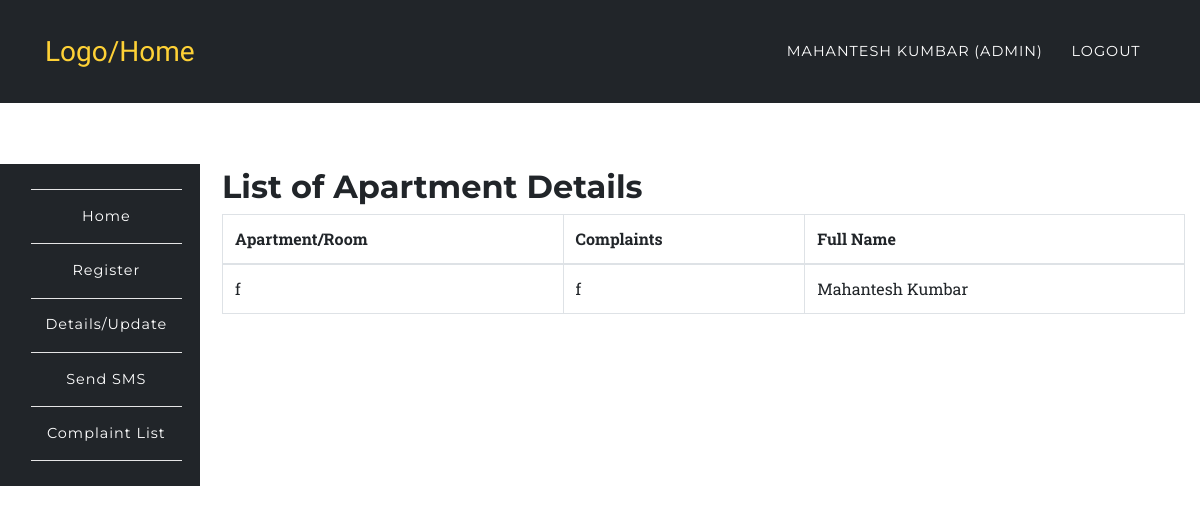
Before: /app/cmplist.php (signed in) with the older database file.
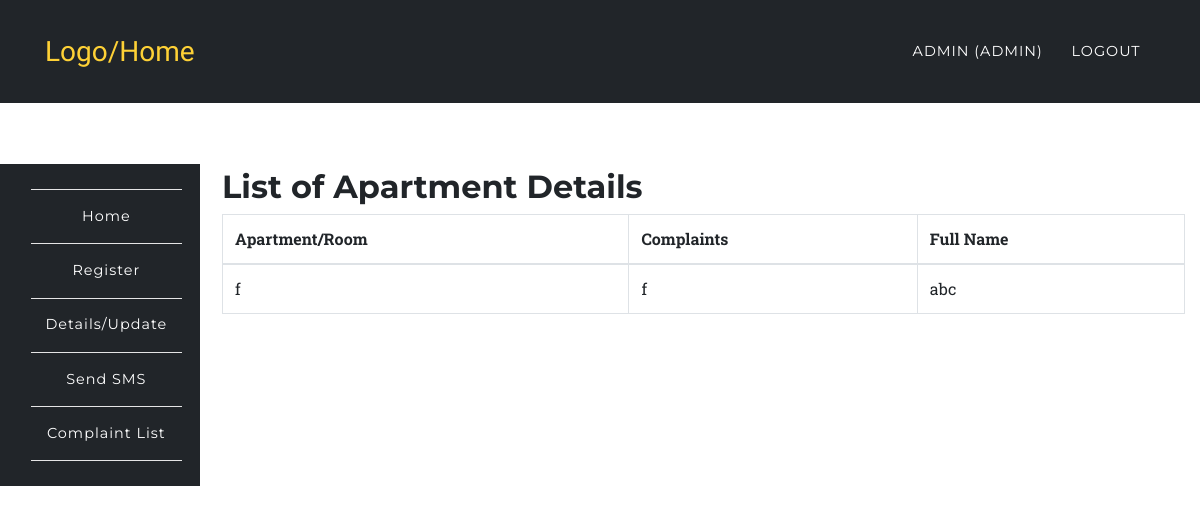
After: the same page with the newer database file.
### tables this page shows
CREATE TABLE `cmps` (
  `id` int NOT NULL,
  `name` varchar(100) DEFAULT NULL,
  `cmp` varchar(200) DEFAULT NULL,
  `username` varchar(200) DEFAULT NULL,
  `fullname` varchar(200) DEFAULT NULL
);

### app/cmplist.php (the view, shortened to what this page needs)
<?php
	require '../config/config.php';
		try {
			if($_SESSION['role'] == 'admin'){
				$stmt = $connect->prepare('SELECT * FROM cmps');
				$stmt->execute();
				$data = $stmt->fetchAll (PDO::FETCH_ASSOC);
			}
		}catch(PDOException $e) {
			$errMsg = $e->getMessage();
		}
?>
<?php include '../include/header.php';?>
	<nav class="navbar navbar-expand-lg navbar-dark fixed-top" style="background-color:#212529;" id="mainNav">
      <div class="container">
        <a class="navbar-brand js-scroll-trigger" href="../index.php">Logo/Home</a>
        <div class="collapse navbar-collapse" id="navbarResponsive">
          <ul class="navbar-nav text-uppercase ml-auto">
            <li class="nav-item">
              <a class="nav-link" href="#"><?php echo $_SESSION['fullname']; ?> <?php if($_SESSION['role'] == 'admin'){ echo "(Admin)"; } ?></a>
            </li>
            <li class="nav-item">
              <a href="../auth/logout.php" class="nav-link">Logout</a>
            </li>
          </ul>
        </div>
      </div>
    </nav>
	<section style="padding-left:0px;">
		<?php include '../include/side-nav.php';?>
	</section>
<section class="wrapper" style="margin-left: 16%;margin-top: -23%;">
	<div class="container">
		<div class="row">
			<div class="col-12">
			<h2>List of Apartment Details</h2>
				<?php
						echo '<table class="table table-bordered">';
						echo '<thead>';
						echo '<tr>';
						echo '<th>Apartment/Room</th>';
						echo '<th>Complaints</th>';
						echo '<th>Full Name</th>';
						echo '</tr>';
						echo '    </thead>';
							echo '    <tbody>';
					foreach ($data as $key => $value) {
					     echo ' <tr>';
					      echo "<td>".$value['name']."</td>";
					     echo "<td>".$value['cmp']."</td>";
					     echo "<td>".$value['fullname']."</td>";
					     echo "</tr>";
					}
					echo ' </tbody>';
					echo '	  </table>';
				?>
			</div>
		</div>
	</div>
</section>
<?php include '../include/footer.php';?>

Changed rows visible on the page:
changed cmps: fullname "Mahantesh Kumbar" → "abc"
Other visible differences:
$_SESSION['fullname']: "MAHANTESH KUMBAR" → "ADMIN"
